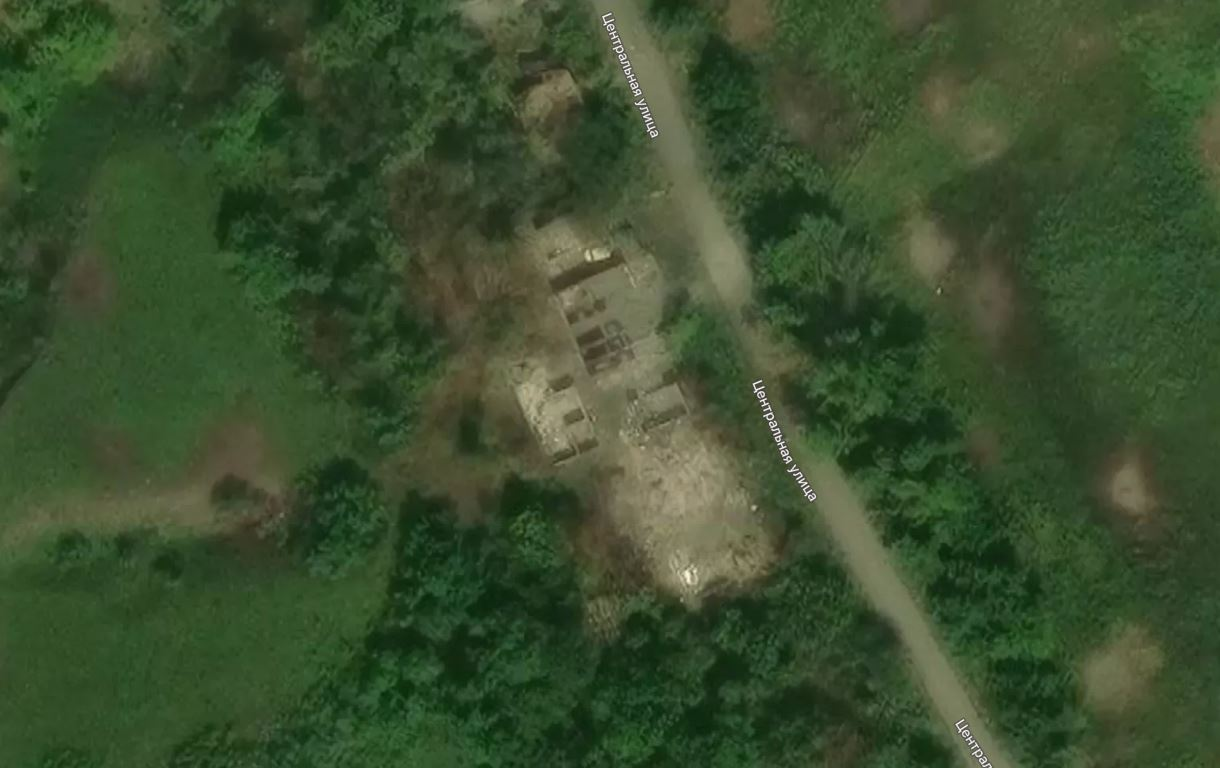
#> input picture HW/HW_17/Image.JPG, 1220 x 768 px
$ python ex_1.py
#> lines starting #> are read from the running program, lines starting #| are printed output that depends on the picture

'''
Цифрова обробка зображень: фільтрація

'''

import cv2
import numpy as np
from matplotlib import pyplot as plt

img = cv2.imread('Image.JPG')
#> img is the input picture: shape (768, 1220, 3); mean B, G, R 46, 77.7, 58.1

if img is None:
    print("Image not found")
    exit()

img_rgb = cv2.cvtColor(img, cv2.COLOR_BGR2RGB)

# 1. Усереднення (Convolution)
kernel = np.ones((5, 5), np.float32) / 25
blur1 = cv2.filter2D(img, -1, kernel)

# 2. Blur
blur2 = cv2.blur(img, (5, 5))

# 3. Gaussian Blur
blur3 = cv2.GaussianBlur(img, (5, 5), 0)

# 4. Median Blur
blur4 = cv2.medianBlur(img, 5)

# 5. Bilateral Filter
blur5 = cv2.bilateralFilter(img, 9, 75, 75)

# показ результатів
titles = ['Original', 'Averaging', 'Blur', 'Gaussian', 'Median', 'Bilateral']
images = [
    img,
    blur1,
    blur2,
    blur3,
    blur4,
    blur5
]

for i in range(6):
    plt.subplot(2, 3, i+1)
    plt.imshow(cv2.cvtColor(images[i], cv2.COLOR_BGR2RGB))
    plt.title(titles[i])
    plt.xticks([])
    plt.yticks([])

plt.tight_layout()
plt.savefig("result.JPG")
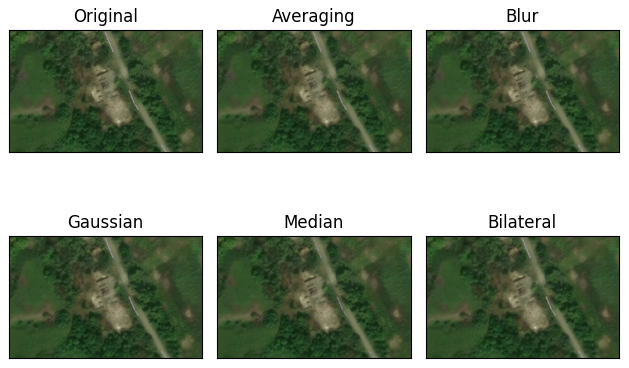
#> figure drawn by matplotlib, 6 panels
plt.show()

# збереження результатів
cv2.imwrite('image_2026_filter2D.jpg', blur1)
cv2.imwrite('image_2026_blur.jpg', blur2)
cv2.imwrite('image_2026_GaussianBlur.jpg', blur3)
cv2.imwrite('image_2026_medianBlur.jpg', blur4)
cv2.imwrite('image_2026_bilateralFilter.jpg', blur5)
